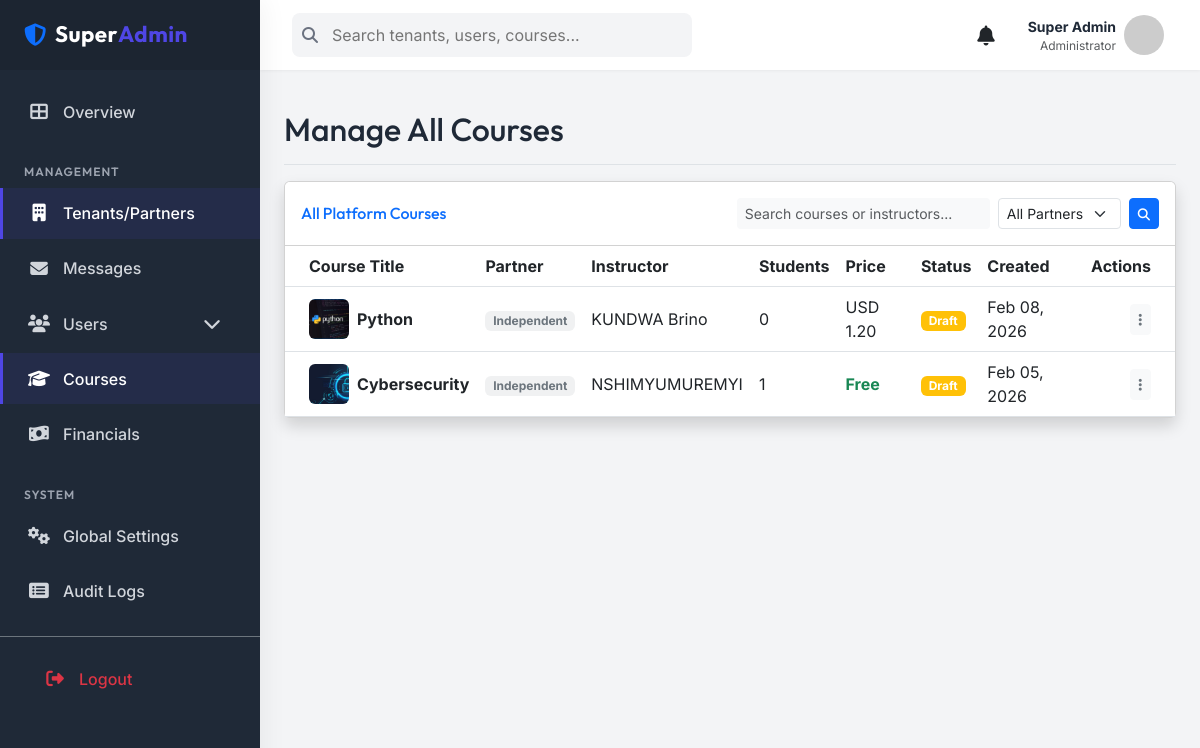
Screenshot of /superadmin/tenants/courses/ (signed in) with the database file from the repository.
### accounts/models.py (models this page shows, shortened)
class User(AbstractUser):
    USER_TYPE_CHOICES = (
        ('learner', 'Learner'),
        ('instructor', 'Instructor'),
        ('admin', 'Admin'),
    )
    user_type = models.CharField(max_length=20, choices=USER_TYPE_CHOICES)
    email = models.EmailField(unique=True)

class Instructor(models.Model):
    user = models.OneToOneField(User, on_delete=models.CASCADE, related_name='instructor_profile')
    partner = models.ForeignKey(
        'partern.TenantPartner',
        on_delete=models.SET_NULL,
        related_name='instructors',
        null=True,
        blank=True,
        help_text="Partner organization this instructor belongs to"
    )
    phone_number = models.CharField(max_length=15, blank=True)
    bio = models.TextField(blank=True)
    profile_picture = models.ImageField(upload_to='instructor_pictures/', null=True, blank=True)
    specialization = models.CharField(max_length=200, blank=True, help_text="Area of expertise")
    is_approved = models.BooleanField(default=False, help_text="Approved by partner admin")
    created_at = models.DateTimeField(auto_now_add=True)
    updated_at = models.DateTimeField(auto_now=True)
    class Meta:
        verbose_name = "Instructor"
        verbose_name_plural = "Instructors"
        ordering = ['-created_at']

### courses/models.py (models this page shows, shortened)
class Course(models.Model):
    DIFFICULTY_CHOICES = [
        ('beginner', 'Beginner'),
        ('intermediate', 'Intermediate'),
        ('advanced', 'Advanced'),
    ]
    title = models.CharField(max_length=200)
    slug = models.SlugField(max_length=200, unique=True, blank=True)
    description = models.TextField()
    is_published = models.BooleanField(default=False)
    created_at = models.DateTimeField(auto_now_add=True)
    updated_at = models.DateTimeField(auto_now=True)
    thumbnail = models.ImageField(upload_to='course_thumbnails/', null=True, blank=True)
    difficulty_level = models.CharField(max_length=20, choices=DIFFICULTY_CHOICES, default='beginner')
    instructor = models.ForeignKey(
        'accounts.Instructor',
        on_delete=models.CASCADE,
        related_name='courses',
        null=True,
        blank=True,
        help_text="Instructor who created this course"
    )
    partner = models.ForeignKey(
        'partern.TenantPartner',
        on_delete=models.CASCADE,
        related_name='courses',
        null=True,
        blank=True,
        help_text="Partner organization offering this course"
    )
    is_free = models.BooleanField(default=True)
    price = models.DecimalField(max_digits=6, decimal_places=2, null=True, blank=True)
    currency = models.CharField(max_length=3, default='USD')
    prerequisites = models.ManyToManyField(
        'self',
        through='CoursePrerequisite',
        symmetrical=False,
        related_name='required_for',
        blank=True
    )
    class Meta:
        ordering = ['-created_at']
        verbose_name = "Course"
        verbose_name_plural = "Courses"

### superadmin_dashboard/views.py (the view)
# urls.py: path('tenants/courses/', GlobalCourseListView.as_view(), name='global_course_list'),
class GlobalCourseListView(LoginRequiredMixin, SuperAdminRequiredMixin, ListView):
    model = Course
    template_name = 'superadmin_dashboard/course_list.html'
    context_object_name = 'courses'
    paginate_by = 20
    ordering = ['-created_at']
    def get_queryset(self):
        queryset = super().get_queryset()
        partner_id = self.request.GET.get('partner')
        if partner_id:
            queryset = queryset.filter(partner_id=partner_id)
        search_query = self.request.GET.get('q')
        if search_query:
            queryset = queryset.filter(title__icontains=search_query) | queryset.filter(instructor__user__username__icontains=search_query)
        return queryset
    def get_context_data(self, **kwargs):
        context = super().get_context_data(**kwargs)
        context['partners'] = TenantPartner.objects.all()
        return context

### superadmin_dashboard/templates/superadmin_dashboard/course_list.html (shortened to what this page needs)
{% extends 'superadmin_dashboard/base.html' %}
{% block content %}
<div class="d-flex justify-content-between flex-wrap flex-md-nowrap align-items-center pt-3 pb-2 mb-3 border-bottom">
    <h1 class="h2">Manage All Courses</h1>
</div>
<div class="card shadow mb-4">
    <div class="card-header py-3 bg-white d-flex justify-content-between align-items-center flex-wrap gap-2">
        <h6 class="m-0 font-weight-bold text-primary">All Platform Courses</h6>
        <form method="get" class="d-flex gap-2">
            <input type="text" name="q" class="form-control form-control-sm bg-light border-0 small"
                placeholder="Search courses or instructors..." value="{{ request.GET.q|default:'' }}">
            <select name="partner" class="form-select form-select-sm" style="width: 150px;">
                <option value="">All Partners</option>
            </select>
            <button class="btn btn-primary btn-sm" type="submit">
            </button>
        </form>
    </div>
    <div class="card-body p-0">
        <div class="table-responsive">
            <table class="table table-hover mb-0 align-middle">
                <thead class="bg-light">
                    <tr>
                        <th class="ps-4">Course Title</th>
                        <th>Partner</th>
                        <th>Instructor</th>
                        <th>Students</th>
                        <th>Price</th>
                        <th>Status</th>
                        <th>Created</th>
                        <th class="text-end pe-4">Actions</th>
                    </tr>
                </thead>
                <tbody>
                    {% for course in courses %}
                    <tr>
                        <td class="ps-4">
                            <div class="d-flex align-items-center">
                                {% if course.thumbnail %}
                                <img src="{{ course.thumbnail.url }}" class="rounded me-2" width="40" height="40"
                                    style="object-fit: cover;">
                                {% else %}
                                <div class="bg-primary bg-opacity-10 text-primary rounded me-2 d-flex align-items-center justify-content-center"
                                    style="width: 40px; height: 40px;">
                                    <i class="fas fa-book"></i>
                                </div>
                                {% endif %}
                                <span class="fw-bold text-dark">{{ course.title|truncatechars:40 }}</span>
                            </div>
                        </td>
                        <td>
                            {% if course.partner %}
                            <span class="badge bg-info bg-opacity-10 text-info">{{ course.partner.name }}</span>
                            {% else %}
                            <span class="badge bg-secondary bg-opacity-10 text-secondary">Independent</span>
                            {% endif %}
                        </td>
                        <td>
                            {% if course.instructor %}
                            {{ course.instructor.user.get_full_name|default:course.instructor.user.username }}
                            {% else %}
                            <span class="text-muted">Unassigned</span>
                            {% endif %}
                        </td>
                        <td>{{ course.learners.count }}</td>
                        <td>
                            {% if course.is_free %}
                            <span class="text-success fw-bold">Free</span>
                            {% else %}
                            {{ course.currency }} {{ course.price }}
                            {% endif %}
                        </td>
                        <td>
                            {% if course.is_published %}
                            <span class="badge bg-success">Published</span>
                            {% else %}
                            <span class="badge bg-warning">Draft</span>
                            {% endif %}
                        </td>
                        <td>{{ course.created_at|date:"M d, Y" }}</td>
                        <td class="text-end pe-4">
                            <div class="dropdown">
                                <button class="btn btn-sm btn-light text-secondary" type="button"
                                    data-bs-toggle="dropdown">
                                    <i class="fas fa-ellipsis-v"></i>
                                </button>
                            </div>
                        </td>
                    </tr>
                    {% endfor %}
                </tbody>
            </table>
        </div>
    </div>
</div>
{% endblock %}

### superadmin_dashboard/templates/superadmin_dashboard/base.html (shortened to what this page needs)
<!DOCTYPE html>
<html lang="en">
<head>
    <link href="https://cdn.jsdelivr.net/npm/bootstrap@5.3.0/dist/css/bootstrap.min.css" rel="stylesheet">
    <link rel="stylesheet" href="https://cdnjs.cloudflare.com/ajax/libs/font-awesome/6.4.0/css/all.min.css">
</head>
<body>
    <nav class="sidebar" id="sidebar">
        <div class="sidebar-brand">
            <i class="fas fa-shield-alt me-2 text-primary"></i> Super<span>Admin</span>
        </div>
        <div class="sidebar-content py-3">
            <ul class="nav flex-column">
                <li class="nav-item">
                    <a class="nav-link {% if request.resolver_match.url_name == 'overview' %}active{% endif %}"
                        href="{% url 'superadmin_dashboard:overview' %}">
                        <i class="fas fa-th-large"></i> Overview
                    </a>
                </li>
                <h6 class="sidebar-heading">Management</h6>
                <li class="nav-item">
                    <a class="nav-link {% if 'tenants' in request.path %}active{% endif %}"
                        href="{% url 'superadmin_dashboard:tenant_list' %}">
                        <i class="fas fa-building"></i> Tenants/Partners
                    </a>
                </li>
                <li class="nav-item">
                    <a class="nav-link {% if 'messages' in request.path %}active{% endif %}"
                        href="{% url 'superadmin_dashboard:admin_inbox' %}">
                        <i class="fas fa-envelope"></i> Messages
                    </a>
                </li>
                <li class="nav-item">
                    <a class="nav-link {% if 'learners' in request.path or 'instructors' in request.path or 'admins' in request.path %}active{% endif %}"
                        href="#userManagement" data-bs-toggle="collapse">
                        <i class="fas fa-users"></i> Users <i class="fas fa-chevron-down ms-auto small"></i>
                    </a>
                </li>
                <li class="nav-item">
                    <a class="nav-link {% if 'courses' in request.path %}active{% endif %}"
                        href="{% url 'superadmin_dashboard:global_course_list' %}">
                        <i class="fas fa-graduation-cap"></i> Courses
                    </a>
                </li>
                <li class="nav-item">
                    <a class="nav-link" href="#">
                        <i class="fas fa-money-bill-wave"></i> Financials
                    </a>
                </li>
                <h6 class="sidebar-heading">System</h6>
                <li class="nav-item">
                    <a class="nav-link {% if request.resolver_match.url_name == 'global_settings' %}active{% endif %}"
                        href="{% url 'superadmin_dashboard:global_settings' %}">
                        <i class="fas fa-cogs"></i> Global Settings
                    </a>
                </li>
                <li class="nav-item">
                    <a class="nav-link {% if request.resolver_match.url_name == 'audit_logs' %}active{% endif %}"
                        href="{% url 'superadmin_dashboard:audit_logs' %}">
                        <i class="fas fa-list-alt"></i> Audit Logs
                    </a>
                </li>
            </ul>
        </div>
        <div class="mt-auto p-3 border-top border-secondary">
            <a href="{% url 'accounts:logout' %}" class="nav-link text-danger">
                <i class="fas fa-sign-out-alt"></i> Logout
            </a>
        </div>
    </nav>
    <div class="main-wrapper">
        <header class="top-navbar">
            <div class="search-bar d-none d-md-block">
                <i class="fas fa-search search-icon"></i>
                <input type="text" class="search-input" placeholder="Search tenants, users, courses...">
            </div>
            <div class="d-flex align-items-center gap-3">
                <div class="dropdown">
                    <button class="btn btn-link text-dark position-relative" type="button" data-bs-toggle="dropdown">
                        <i class="fas fa-bell fa-lg"></i>
                    </button>
                </div>
                <div class="dropdown">
                    <div class="d-flex align-items-center user-profile" data-bs-toggle="dropdown">
                        <div class="text-end me-2 d-none d-sm-block">
                            <div class="fw-bold small">{{ request.user.get_full_name|default:"Super Admin" }}</div>
                            <div class="text-muted small" style="font-size: 0.75rem;">Administrator</div>
                        </div>
                        <img src="https://ui-avatars.com/api/?name={{ request.user.username }}&background=4f46e5&color=fff"
                            alt="Admin" class="user-avatar">
                    </div>
                </div>
            </div>
        </header>
        <main class="p-4">
            {% block content %}
            {% endblock %}
        </main>
    </div>
</body>
</html>

### rows the page displays
User: user.get_full_name "Super Admin"
Course: thumbnail (picture), title "Python", shows "Independent", instructor.user.get_full_name "KUNDWA Brino", learners.count "0", currency "USD", price "1.20", is_published "Draft", created_at "Feb 08, 2026"
Course: thumbnail (picture), title "Cybersecurity", shows "Independent", instructor.user.get_full_name "NSHIMYUMUREMYI", learners.count "1", is_free "Free", is_published "Draft", created_at "Feb 05, 2026"
